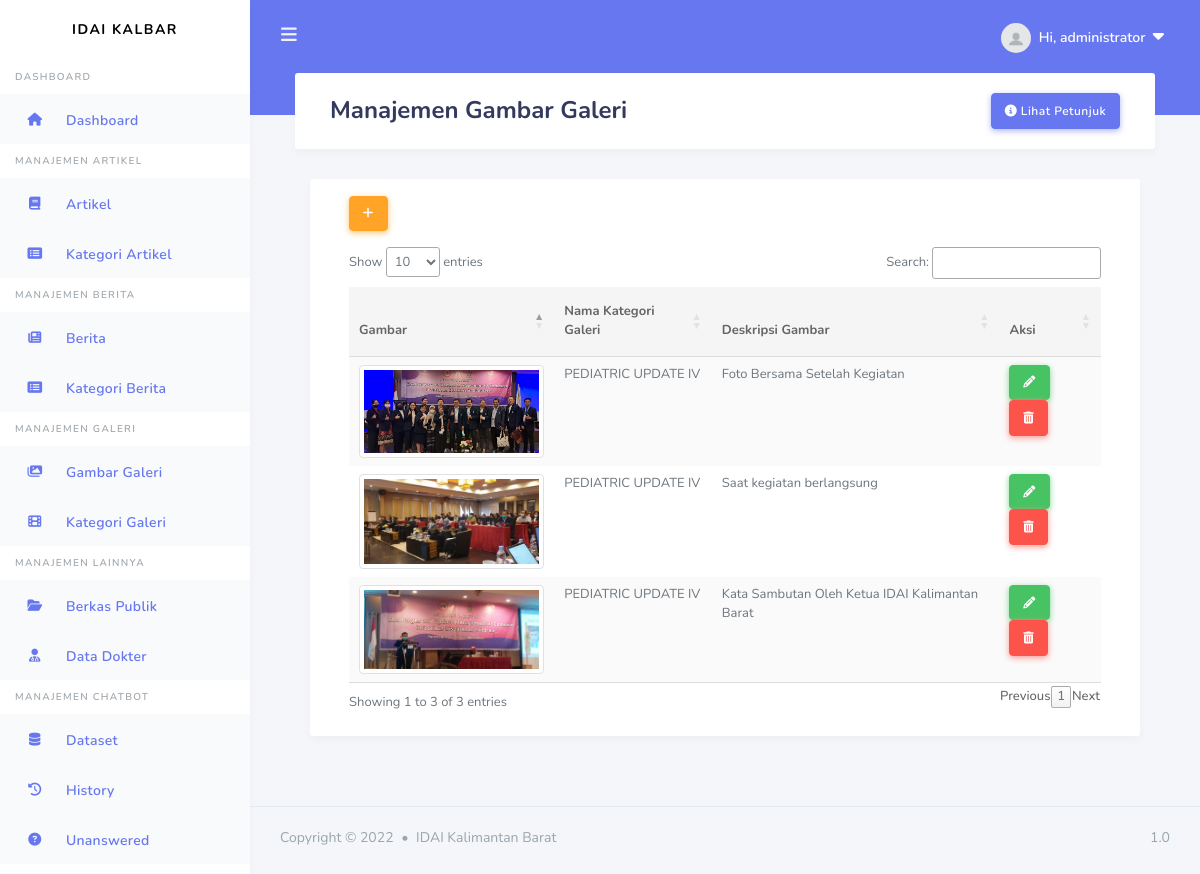
Screenshot of /admin/galeri (signed in) with the database file from the repository.
### apps/models.py (models this page shows, shortened)
class User(db.Model, UserMixin):
    id = db.Column(db.Integer, primary_key=True)
    username = db.Column(db.String(20), unique=True, nullable=False)
    email = db.Column(db.String(100), unique=True, nullable=False)
    image_file = db.Column(db.String(20), nullable=False, default='default.jpg')
    password = db.Column(db.String(20), nullable=False)
    articles = db.relationship('Article', backref='author', lazy=True)
    news = db.relationship('News', backref='author', lazy=True)
    galleries = db.relationship('Gallery', backref='author', lazy=True)
    image_galleries = db.relationship('Images_Gallery', backref='author', lazy=True)
    berkas = db.relationship('DataDokter', backref='owner', lazy=True, uselist=False)
    roles_id = db.Column(db.Integer, db.ForeignKey('roles.id'), nullable=False, default=2)

class Images_Gallery(db.Model):
    id = db.Column(db.Integer, primary_key=True)
    image_gallery = db.Column(db.String(20))
    description = db.Column(db.String(100))
    date_posted = db.Column(db.DateTime, nullable=False, default=datetime.utcnow)
    user_id = db.Column(db.Integer, db.ForeignKey('user.id'))
    gallery_id = db.Column(db.Integer, db.ForeignKey('gallery.id'))

class Gallery(db.Model):
    id = db.Column(db.Integer, primary_key=True)
    title = db.Column(db.String(100), nullable=False)
    date_posted = db.Column(db.DateTime, nullable=False, default=datetime.utcnow)
    slug = db.Column(db.Text, nullable=False, unique=True)
    description = db.Column(db.String(100))
    user_id = db.Column(db.Integer, db.ForeignKey('user.id'), nullable=False)
    images = db.relationship('Images_Gallery', backref='gallery')

### apps/galleries/routes.py (the view, shortened to what this page needs)
@galleries.route("/admin/galeri", methods=['GET', 'POST'])
@login_required
def new_image():
    gall = Gallery.query.all()
    gall_list = [( g.id, g.title) for g in gall]
    form = ImageForm()
    form.gallery.choices = gall_list
    imgs = Images_Gallery.query.all()
    return render_template('users/admin/galleries/upload_image.html', title='Gambar Galeri', legend='Tambah Gambar', form=form, imgs =imgs)

### apps/galleries/forms.py
class ImageForm(FlaskForm):
    picture = FileField('File Gambar', validators=[FileAllowed(['jpg', 'png', 'jpeg'])])
    gallery = SelectField('Kategori Galeri', coerce=int)
    description = StringField('Deskripsi', validators=[DataRequired()])
    submit = SubmitField('Simpan Gambar')

### apps/models.py (called while the page is built)
@login_manager.user_loader
def load_user(user_id):
    return User.query.get(int(user_id))

### apps/templates/users/admin/galleries/upload_image.html (shortened to what this page needs)
{% extends "layouts/base_dashboard.html" %}
{% block header %}
<div class="container">
    <h1>Manajemen {{ title }}</h1>
    <button type="button" class="btn btn-primary float-right" data-toggle="modal" data-target="#modalll">
        <i class="fa-solid fa-circle-info"></i>&nbsp;Lihat Petunjuk
    </button>
</div>
{% endblock header %}
{% block content %}
<div class="container">
    <div class="row">
      <div class="col-12 col-md-12 col-lg-12">
        <div class="card">
          <section class="section m-4">
            <div class="container mb-3">
                <button type="button" class="btn btn-warning btn-md" data-placement="top" title="Add" data-toggle="modal" data-target="#exampleModal">
                    <i class="fa-solid fa-plus"></i>
                </button>
            </div>
            <div class="container">
                <table id="data" class="table table-striped table-hover">
                    <thead>
                        <tr>
                            <th scope="col">Gambar</th>
                            <th scope="col">Nama Kategori Galeri</th>
                            <th scope="col">Deskripsi Gambar</th>
                            <th scope="col">Aksi</th>
                        </tr>
                        </thead>
                        <tbody>
                        {% for i in imgs %}
                        <tr>
                            <td>
                                <img src="{{url_for('static', filename='assets/img/galleries/' + i.image_gallery)}}" alt="" class="img-thumbnail img-fluid" style="width: 200px;">
                            </td>
                            <td>{{ i.gallery.title }}</td>
                            <td>{{ i.description }}</td>
                            <td>
                                <div>
                                    <button type="button" class="btn btn-success btn-md mr-1" data-toggle="modal" data-target="#updateModal{{i.id}}" title="Edit">
                                        <i class="fa-solid fa-pencil"></i>
                                    </button>
                                    <button type="button" class="btn btn-md btn-danger " data-toggle="modal" data-target="#deleteModal{{i.id}}" title="Delete">
                                        <i class="fa-solid fa-trash-can"></i>
                                    </button>
                                </div>
                            </td>
                        </tr>
                        {% endfor %}
                        </tbody>
                </table>
            </div>
          </section>
        </div>
      </div>
    </div>
</div>
{% endblock content%}

### apps/templates/includes/header.html (shortened to what this page needs)
<div class="navbar-bg"></div>
    <nav class="navbar navbar-expand-lg main-navbar">
      <form class="form-inline mr-auto">
        <ul class="navbar-nav mr-3">
          <li><a href="#" data-toggle="sidebar" class="nav-link nav-link-lg"><i class="fas fa-bars"></i></a></li>
        </ul>
      </form>
      <ul class="navbar-nav navbar-right">
        <li class="dropdown"><a href="#" data-toggle="dropdown" class="nav-link notification-toggle nav-link-lg nav-link-user"><img src="{{ url_for ('static', filename='assets/img/profile_pics/default.jpg') }}" alt="" class="rounded-circle mr-1">
          <div class="d-sm-none d-lg-inline-block">Hi, {{ current_user.username}} &nbsp;<small><i class="fa-solid fa-caret-down"></i></small></div></a>
        </li>
      </ul>
    </nav>

### rows the page displays
User: username "administrator"
Images_Gallery: image_gallery (picture), gallery "PEDIATRIC UPDATE IV", description "Foto Bersama Setelah Kegiatan"
Images_Gallery: image_gallery (picture), gallery "PEDIATRIC UPDATE IV", description "Saat kegiatan berlangsung"
Images_Gallery: image_gallery (picture), gallery "PEDIATRIC UPDATE IV", description "Kata Sambutan Oleh Ketua IDAI Kalimantan Barat"

### other values shown
{{ title }} "Gambar Galeri"
